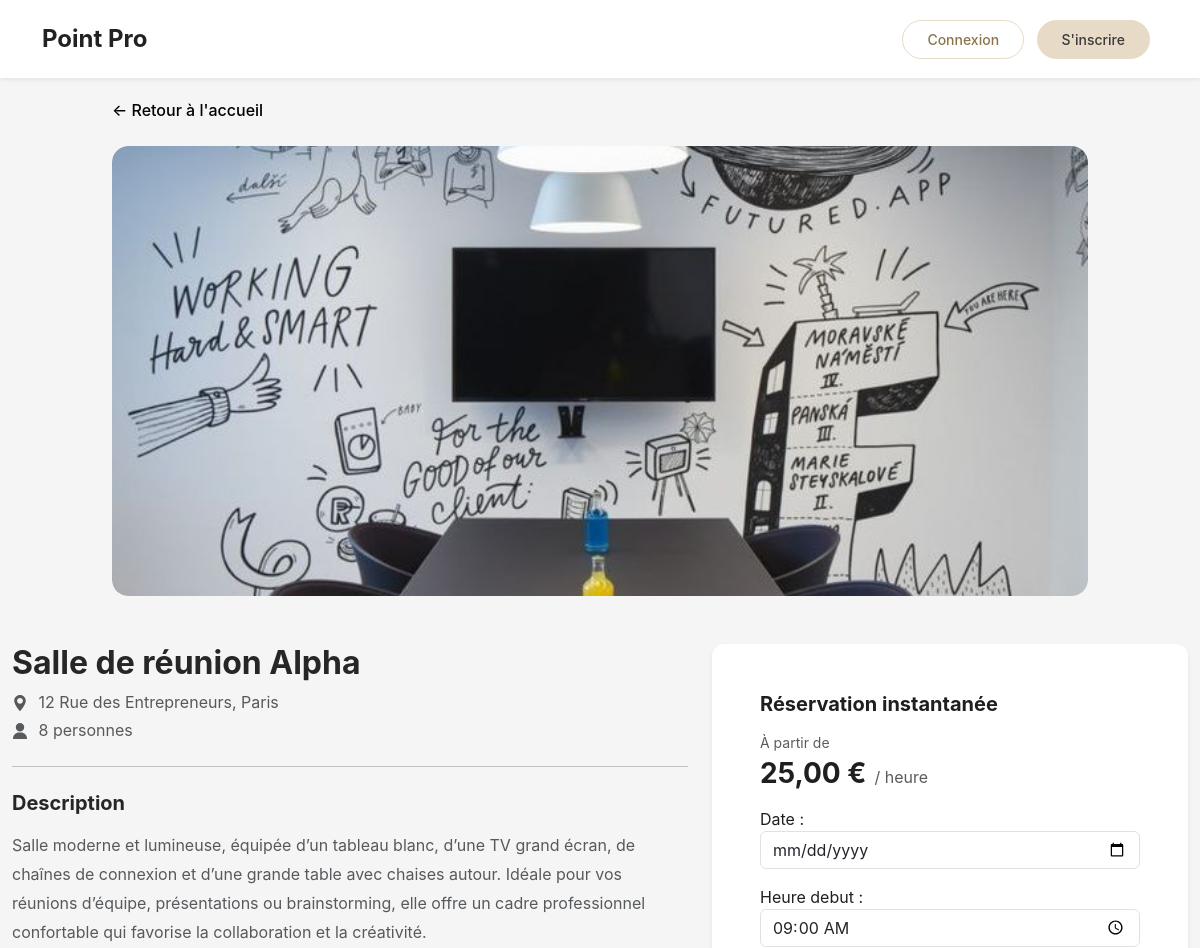
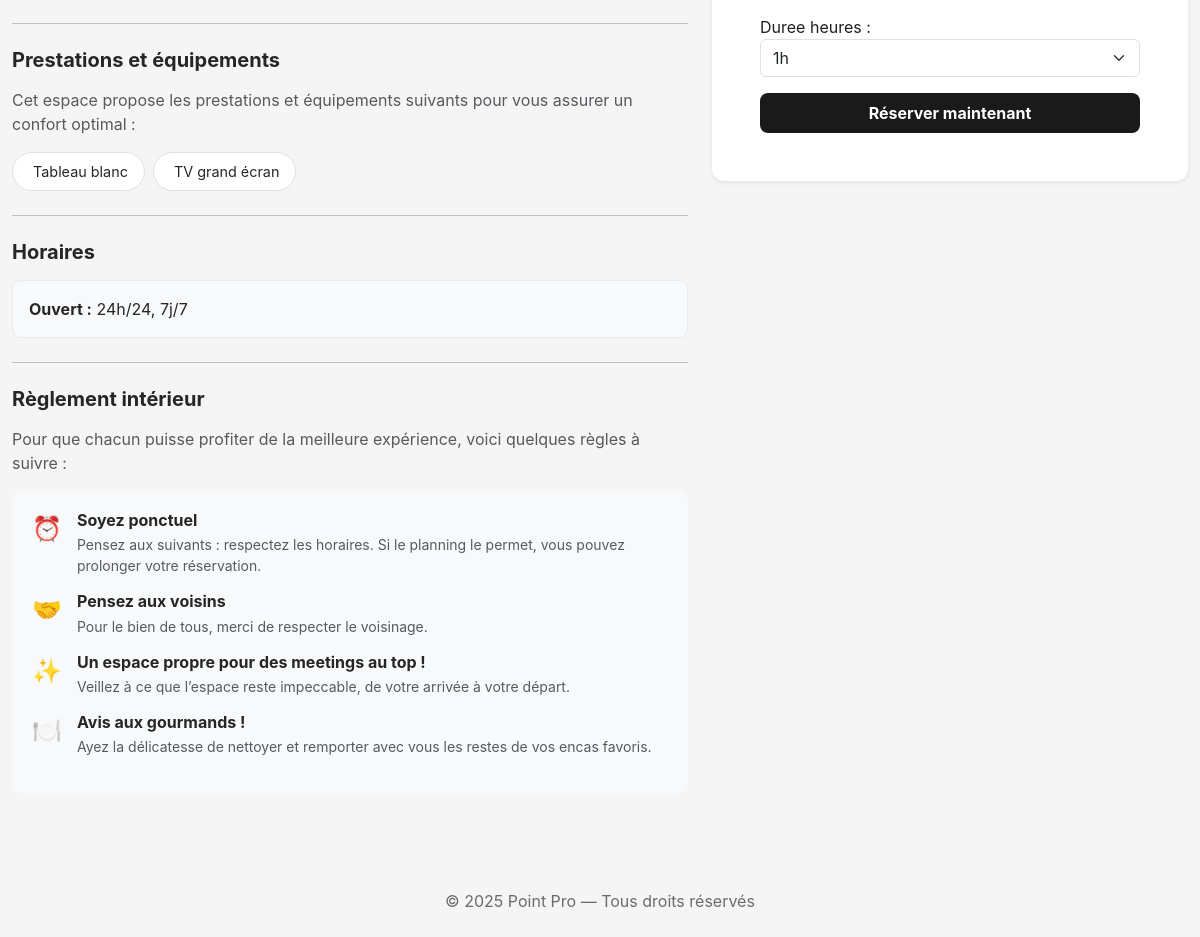
Page /espace/4/ on the committed database (2 pictures, top to bottom).
### client/models.py (models this page shows, shortened)
class Espace(models.Model):
    TYPE_CHOICES = [
        ('petite_salle', 'Petite salle'),
        ('moyenne_salle', 'Moyenne salle'),
        ('grande_salle', 'Grande salle'),
        ('reunion', 'Salle de réunion'),
        ('brainstorming', 'Salle de brainstorming'),
        ('studio', 'Salle de studio'),
        ('espace_detente', 'Espace détente'),
        ('espace_formation', 'Salle de formation'),
    ]
    nom = models.CharField(max_length=100)
    description = models.TextField(blank=True)
    type_espace = models.CharField(max_length=50, choices=TYPE_CHOICES)
    capacite = models.PositiveIntegerField()
    ville = models.CharField(max_length=100)
    adresse = models.CharField(max_length=200, blank=True)
    equipements = models.TextField(blank=True)
    prix_par_heure = models.DecimalField(max_digits=6, decimal_places=2)
    image = models.ImageField(upload_to='espaces/', blank=True, null=True)
    disponible = models.BooleanField(default=True)
    date_creation = models.DateTimeField(auto_now_add=True)

### client/views.py (the view)
# urls.py: path('espace/<int:espace_id>/', views.detail_espace, name='detail_espace'),
def detail_espace(request, espace_id):
    espace = get_object_or_404(Espace, id=espace_id)
    if request.method == "POST":
        if not request.user.is_authenticated:
            messages.error(request, "Veuillez vous connecter pour réserver cet espace.")
            return redirect(f"/users/login/?next=/espace/{espace_id}/")
        form = ReservationForm(request.POST, espace=espace)
        if form.is_valid():
            selected_date = form.cleaned_data['date']
            selected_time = form.cleaned_data['heure_debut']
            selected_datetime = datetime.combine(selected_date, selected_time)
            if selected_datetime < datetime.now():
                messages.error(request, "Vous ne pouvez pas réserver dans le passé.")
                favoris_ids = []
                if request.user.is_authenticated:
                    favoris_ids = list(Favori.objects.filter(user=request.user).values_list('espace_id', flat=True))
                return render(request, 'client/detail_espace.html', {
                    "espace": espace,
                    "form": form,
                    "favoris_ids": favoris_ids
                })
            reservation = form.save(commit=False)
            reservation.user = request.user
            reservation.espace = espace
            reservation.prix_total = espace.prix_par_heure * reservation.duree_heures
            reservation.save()
            return redirect('mes_reservations')
        else:
            messages.error(request, "Impossible de réserver : vérifiez les informations saisies.")
    else:
        form = ReservationForm(espace=espace)
    favoris_ids = []
    if request.user.is_authenticated:
        favoris_ids = list(Favori.objects.filter(user=request.user).values_list('espace_id', flat=True))
    return render(request, 'client/detail_espace.html', {
        "espace": espace,
        "form": form,
        "favoris_ids": favoris_ids
    })

### client/forms.py (shortened to what this page needs)
class ReservationForm(forms.ModelForm):
    class Meta:
        model = Reservation
        fields = ['date', 'heure_debut', 'duree_heures']
        widgets = {
            'date': forms.DateInput(attrs={
                'type': 'date',
                'class': 'form-control',
                'min': date.today().isoformat()
            }),
            'heure_debut': forms.TimeInput(attrs={
                'type': 'time',
                'class': 'form-control'
            }),
            'duree_heures': forms.Select(
                attrs={'class': 'form-select'},
                choices=[(1, '1h'), (2, '2h'), (3, '3h'), (4, '4h')]
            )
        }
    def __init__(self, *args, **kwargs):
        self.espace = kwargs.pop('espace', None)
        super().__init__(*args, **kwargs)

### client/templatetags/extra_filters.py (called while the page is built)
@register.filter
def split_by(value, separator=','):
    if value:
        return [v.strip() for v in value.split(separator)]
    return []

### client/templates/client/detail_espace.html (shortened to what this page needs)
{% extends "client/base.html" %}
{% load static %}
{% load extra_filters %}
{% block content %}
<div class="container-fluid px-0">
    <div class="container" style="max-width: 1000px;">
        <a href="{% url 'accueil' %}" class="btn-back">← Retour à l'accueil</a>
        <div class="row g-0 my-4">
            <div class="col-12">
                {% if espace.images.all %}
                    <div id="carouselEspaces" class="carousel slide" data-bs-ride="carousel">
                        <div class="carousel-inner rounded-4">
                            {% for img in espace.images.all %}
                                <div class="carousel-item {% if forloop.first %}active{% endif %}">
                                    <img src="{{ img.image.url }}" class="d-block w-100 rounded-4" alt="{{ espace.nom }}" style="height: 450px; object-fit: cover;">
                                </div>
                            {% endfor %}
                        </div>
                        <button class="carousel-control-prev" type="button" data-bs-target="#carouselEspaces" data-bs-slide="prev">
                            <span class="carousel-control-prev-icon"></span>
                        </button>
                        <button class="carousel-control-next" type="button" data-bs-target="#carouselEspaces" data-bs-slide="next">
                            <span class="carousel-control-next-icon"></span>
                        </button>
                    </div>
                {% else %}
                    <div class="single-image-container">
                        <img src="{{ espace.image.url }}" class="img-fluid rounded-4" alt="{{ espace.nom }}" style="height: 450px; width: 100%; object-fit: cover;">
                    </div>
                {% endif %}
            </div>
        </div>
    </div>
    <div class="container" style="max-width: 1200px;">
        <div class="row g-4 my-4">
            <div class="col-lg-7">
                <div class="d-flex justify-content-between align-items-start mb-3">
                    <div>
                        <h1 class="fw-bold mb-2" style="font-size: 2rem;">{{ espace.nom }}</h1>
                        {% if espace.adresse %}
                            <p class="text-muted mb-1">
                                {{ espace.adresse }}, {{ espace.ville }}
                            </p>
                        {% endif %}
                        <p class="text-muted mb-0">
                            {{ espace.capacite }} personnes
                        </p>
                    </div>
                </div>
                <hr class="my-4">
                <div class="mb-4">
                    <h2 class="h5 fw-bold mb-3">Description</h2>
                    <p class="text-muted" style="line-height: 1.8;">{{ espace.description }}</p>
                </div>
                <hr class="my-4">
                <div class="mb-4">
                    <h2 class="h5 fw-bold mb-3">Prestations et équipements</h2>
                    <p class="text-muted mb-3">Cet espace propose les prestations et équipements suivants pour vous assurer un confort optimal :</p>
                    <div class="d-flex flex-wrap gap-2">
                        {% for equipement in espace.equipements|split_by:',' %}
                            <span class="equipement-badge">
                                {{ equipement }}
                            </span>
                        {% empty %}
                            <p class="text-muted">Aucun équipement spécifié.</p>
                        {% endfor %}
                    </div>
                </div>
                <hr class="my-4">
                <div class="mb-4">
                    <h2 class="h5 fw-bold mb-3">Horaires</h2>
                    <div class="horaires-box p-3">
                        <p class="mb-0"><strong>Ouvert :</strong> 24h/24, 7j/7</p>
                    </div>
                </div>
                <hr class="my-4">
                <div class="mb-4">
                    <h2 class="h5 fw-bold mb-3">Règlement intérieur</h2>
                    <p class="text-muted mb-3">Pour que chacun puisse profiter de la meilleure expérience, voici quelques règles à suivre :</p>
                    <div class="regles-list">
                        <div class="regle-item mb-3">
                            <div class="regle-icon">⏰</div>
                            <div>
                                <h6 class="fw-bold mb-1">Soyez ponctuel</h6>
                                <p class="text-muted mb-0 small">Pensez aux suivants : respectez les horaires. Si le planning le permet, vous pouvez prolonger votre réservation.</p>
                            </div>
                        </div>
                        <div class="regle-item mb-3">
                            <div class="regle-icon">🤝</div>
                            <div>
                                <h6 class="fw-bold mb-1">Pensez aux voisins</h6>
                                <p class="text-muted mb-0 small">Pour le bien de tous, merci de respecter le voisinage.</p>
                            </div>
                        </div>
                        <div class="regle-item mb-3">
                            <div class="regle-icon">✨</div>
                            <div>
                                <h6 class="fw-bold mb-1">Un espace propre pour des meetings au top !</h6>
                                <p class="text-muted mb-0 small">Veillez à ce que l’espace reste impeccable, de votre arrivée à votre départ.</p>
                            </div>
                        </div>
                        <div class="regle-item mb-3">
                            <div class="regle-icon">🍽️</div>
                            <div>
                                <h6 class="fw-bold mb-1">Avis aux gourmands !</h6>
                                <p class="text-muted mb-0 small">Ayez la délicatesse de nettoyer et remporter avec vous les restes de vos encas favoris.</p>
                            </div>
                        </div>
                    </div>
                </div>
            </div>
            <div class="col-lg-5">
                <div class="reservation-card">
                    <div class="card border-0 shadow-sm">
                        <div class="card-body p-4">
                            <h3 class="h5 fw-bold mb-3">Réservation instantanée</h3>
                            <div class="pricing-section mb-3">
                                <p class="text-muted small mb-1">À partir de</p>
                                <div class="d-flex align-items-baseline">
                                    <span class="h3 fw-bold mb-0">{{ espace.prix_par_heure }} €</span>
                                    <span class="text-muted ms-2">/ heure</span>
                                </div>
                            </div>
                            <form method="POST">
                                {{ form.as_p }}
                                <button type="submit" class="btn btn-dark w-100 py-2 fw-bold">
                                    Réserver maintenant
                                </button>
                            </form>
                        </div>
                    </div>
                </div>
            </div>
        </div>
    </div>
</div>
{% endblock %}

### client/static/client/style.css (style rules this page uses)
body { font-family: "Poppins", sans-serif; background-color: #f5f5f5 !important; }
* { margin: 0; padding: 0; box-sizing: border-box; }
body { margin: 0 !important; padding: 0 !important; }
.btn-dark { background-color: #E7dac7; font-weight: bold; border: none; transition: all 0.2s ease; }
body { padding-top: 80px; }
h1 { font-size: 2rem; font-weight: 700; }
a, button { outline: none !important; }
* { margin:0;padding:0;box-sizing:border-box }
body { font-family:-apple-system,BlinkMacSystemFont,"Segoe UI",Roboto,"Helvetica Neue",Arial,sans-serif; background:#f5f5f5;color:#262626; }
.card { background: #fdfaf6; border-radius: 16px; padding: 1.5rem; box-shadow: 0 6px 20px rgba(0,0,0,0.08); color: #1f1f1f; position: relative; overflow: hidden; display: flex; flex-direction: column; transition: all 0.3s ease; }

### client/templates/client/detail_espace.html (style rules this page uses)
.single-image-container { border-radius: 16px; overflow: hidden; }
.btn-back { display: inline-block; margin-top: 20px; color: rgb(0, 0, 0); text-decoration: none; font-weight: 500; transition: opacity 0.3s; }
.equipement-badge { display: inline-flex; align-items: center; background: white; border: 1px solid #e0e0e0; padding: 8px 16px; border-radius: 20px; font-size: 0.9rem; transition: all 0.2s; }
.horaires-box { background: #f8f9fa; border-radius: 8px; border: 1px solid #e9ecef; }
.regles-list { background: #f8f9fa; padding: 20px; border-radius: 8px; }
.regle-item { display: flex; gap: 15px; align-items: start; }
.regle-icon { font-size: 1.5rem; flex-shrink: 0; }
.reservation-card .card { border-radius: 12px; background: white; }
.btn-dark { background: #1a1a1a; border: none; border-radius: 8px; transition: all 0.2s; }

### rows in the picture
Espace: image (picture), nom "Salle de réunion Alpha", adresse "12 Rue des Entrepreneurs", ville "Paris", capacite "8", description "Salle moderne et lumineuse, équipée d’un tableau blanc, d’une TV grand écran, de chaînes de connexion et d’une grande table avec chaises autour. Idéale pour vos réunions d’équipe, présentations ou brainstorming, elle offre un cadre professionnel confortable qui favorise la collaboration et la créativité.", prix_par_heure "25,00"

### other values in the picture
{{ equipement }} "Tableau blanc" "TV grand écran"
